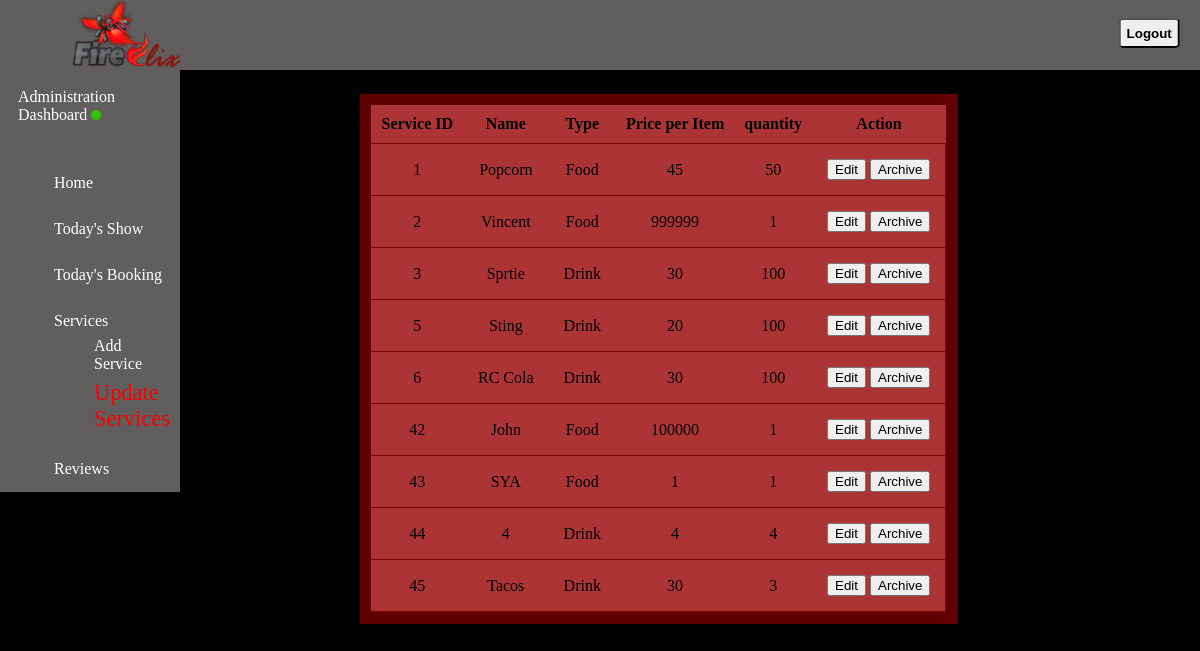
The page /DUMP/updatefoods.php (signed in) on the database its author committed.
### tables this page shows
CREATE TABLE `services` (
  `ServiceID` int(10) NOT NULL,
  `name` varchar(50) NOT NULL,
  `type` varchar(10) NOT NULL,
  `price_per_item` double NOT NULL,
  `quantity` int(50) NOT NULL,
  `description` varchar(50) NOT NULL,
  `archived_at` timestamp NULL DEFAULT NULL,
  `product_img` varchar(50) NOT NULL
);

### DUMP/updatefoods.php (the view, shortened to what this page needs)
<?php
include 'adminSystem.php';
class Service {
    public static function getAllServices() {
        global $connection;
        $sql = "SELECT * FROM services";
        $result = $connection->query($sql);
        if ($result->num_rows > 0) {
            $services = array();
            while ($row = $result->fetch_assoc()) {
                $service = new Service();
                $service->ServiceID =$row['ServiceID'];
                $service->name = $row['name'];
                $service->type = $row['type'];
                $service->price_per_item = $row['price_per_item'];
                $service->quantity = $row['quantity'];
                $service->description = $row['description'];
                $service->archived_at=$row['archived_at'];
                $services[] = $service;
            }
            return $services;
        } else {
            return array();
        }
    }
}
$services = Service::getAllServices();
?>
<!DOCTYPE html>
<html lang="en">
<head>
  <link rel="stylesheet" type="text/css" href="style2.css">
  <link href="https://unpkg.com/aos@2.3.1/dist/aos.css" rel="stylesheet">
</head>
<body>
  <main>
  <header class="head">
    <div class="logo">
        <img src="img/FireFlix Logo (No Background).png" alt="logo">
    </div>
    <ul id="menu">
            <li class="items">
                <form method="post">
                    <button class="lg" type="submit" name="logout" value="Logout">Logout</button>
                </form>
            </li>
        </ul>
    </header>
    <aside class="dashboard">
      <div class="profile">
        <p>Administration Dashboard <img src="img/activestatus.png" alt="active status"></p>
      </div>
      <br><br>
      <div>
        <ul class="options">
        <li class="choice"><a href="dashboard.php">Home</a></li>
          <li class="choice"><a href="todayshow.php">Today's Show</a></li>
          <li class="choice"><a href="todaybooking.php">Today's Booking</a></li>
          <li class="choice"><a href="services.php">Services</a>
              <ul>
                <li class="nestedchoice" ><a href="addservice.php">Add Service</a></li>
                <li class="nestedchoice" ><a href="updatefoods.php">Update Services</a></li>
              </ul>
          </li>
          <li class="choice"><a href="reviews.php">Reviews</a></li>
        </ul>
      </div>
    </aside>
    <article class="content">
        <div class="display">
            <table class="viewtable" >
            <thead>
                <tr><th>Service ID</th>
                    <th>Name</th>
                    <th>Type</th>
                    <th>Price per Item</th>
                    <th>quantity</th>
                    <th>Action</th>
                </tr>
            </thead>
            <tbody class="action">
                <?php foreach ($services as $service): ?>
                <tr class="movies">
                    <td><?php echo $service->ServiceID; ?></td>
                    <td><?php echo $service->name; ?></td>
                    <td class="long-text"><?php echo $service->type; ?></td>
                    <td><?php echo $service->price_per_item; ?></td>
                    <td><?php echo $service->quantity; ?></td>
                    <td >
                    <form method="post" action="">
                        <input class="archive_btn" type="submit" name="update" value="Edit">
                        <?php
                          if ($service->archived_at=== NULL) {
                          echo '<input class="archive_btn" type="submit" name="archived_at" value="Archive">';
                          }else{
                          echo '<input class="archive_btn" type="submit" name="unarchive" value="Unarchive">';
                          }
                        ?>
                    </form>
                    </td>
                </tr>
                <?php endforeach; ?>
            </tbody>
            </table>
        </div>
    </article>
  </main>
</body>
</html>

### DUMP/style2.css (style rules this page uses)
* { margin: auto; padding: auto; }
body { background: #000000;; }
header { height: 70px; width: 100%; background-color: #615e5e; grid-row: 1/-1; display: flex; text-align: right; }
.logo { position: sticky; height: 100%; display: flex; align-items: center; margin-left: 70px; }
.logo img { max-height: 100%; object-fit: contain; align-self: flex-start; }
#menu { position: absolute; right: 0; display: flex; transform: translateY(60% ) translateX(-20%); }
.items { list-style: none; }
.items .lg { text-decoration: none; color: #000000; border-radius: 10%; height: 30px; font-weight: bold; }
aside { position: absolute; width: 15%; background-color: #615e5e; overflow: hidden; overflow: auto; }
div p { color: #FFFFFF; margin-left: 10%; margin-top: 10%; }
div p img { width: 10px; height: 10px; }
.choice { list-style-type: none; padding: 10%; }
.choice a { color: #FFFFFF; text-decoration: none; font-weight: lighter; }
.nestedchoice { margin-top: 10%; margin-bottom: 0; list-style-type: none; }
.content { margin: 2% 30% ; width: max-content; }
.display { width: 100%; background-color: #600000; padding: 2%; }
.display table { background-color: rgb(173, 52, 52); border-collapse: collapse; overflow: auto; text-align: center; }
table tr { overflow: hidden; }
table thead tr th { border-bottom: 1px solid #840000; padding: 10px; }
.movies { border-right: 1px solid #840000; border-bottom: 1px solid #840000; }
table td { padding: 15px; }
.long-text { max-width: 200px; overflow: auto; word-wrap: break-word; }
.archive_btn { border-radius: 5; }

### rows shown on the page
services: ServiceID "1", name "Popcorn", type "Food", price_per_item "45", quantity "50"
services: ServiceID "2", name "Vincent", type "Food", price_per_item "999999", quantity "1"
services: ServiceID "3", name "Sprtie", type "Drink", price_per_item "30", quantity "100"
services: ServiceID "5", name "Sting", type "Drink", price_per_item "20", quantity "100"
services: ServiceID "6", name "RC Cola", type "Drink", price_per_item "30", quantity "100"
services: ServiceID "42", name "John", type "Food", price_per_item "100000", quantity "1"
services: ServiceID "43", name "SYA", type "Food", price_per_item "1", quantity "1"
services: ServiceID "44", name "4", type "Drink", price_per_item "4", quantity "4"
services: ServiceID "45", name "Tacos", type "Drink", price_per_item "30", quantity "3"
